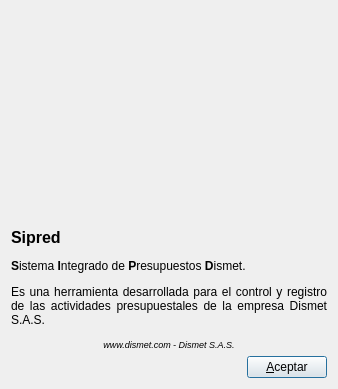
<?xml version="1.0" encoding="UTF-8"?>
<ui version="4.0">
 <class>Dialog</class>
 <widget class="QDialog" name="Dialog">
  <property name="geometry">
   <rect>
    <x>0</x>
    <y>0</y>
    <width>312</width>
    <height>389</height>
   </rect>
  </property>
  <property name="windowTitle">
   <string>Acerca de</string>
  </property>
  <layout class="QGridLayout" name="gridLayout">
   <item row="0" column="0">
    <widget class="QLabel" name="logoLabel">
     <property name="minimumSize">
      <size>
       <width>230</width>
       <height>230</height>
      </size>
     </property>
     <property name="maximumSize">
      <size>
       <width>200</width>
       <height>200</height>
      </size>
     </property>
     <property name="text">
      <string/>
     </property>
     <property name="scaledContents">
      <bool>true</bool>
     </property>
     <property name="alignment">
      <set>Qt::AlignCenter</set>
     </property>
     <property name="margin">
      <number>15</number>
     </property>
    </widget>
   </item>
   <item row="1" column="0" colspan="2">
    <widget class="QLabel" name="label">
     <property name="text">
      <string>&lt;html&gt;&lt;head/&gt;&lt;body&gt;&lt;p&gt;&lt;span style=&quot; font-size:12pt; font-weight:600;&quot;&gt;Sipred&lt;/span&gt;&lt;/p&gt;&lt;p align=&quot;justify&quot;&gt;&lt;span style=&quot; font-weight:600;&quot;&gt;S&lt;/span&gt;istema &lt;span style=&quot; font-weight:600;&quot;&gt;I&lt;/span&gt;ntegrado de &lt;span style=&quot; font-weight:600;&quot;&gt;P&lt;/span&gt;resupuestos &lt;span style=&quot; font-weight:600;&quot;&gt;D&lt;/span&gt;ismet. &lt;/p&gt;&lt;p align=&quot;justify&quot;&gt;Es una herramienta desarrollada para el control y registro de las actividades presupuestales de la empresa Dismet S.A.S.&lt;/p&gt;&lt;p align=&quot;center&quot;&gt;&lt;span style=&quot; font-size:7pt; font-style:italic;&quot;&gt;www.dismet.com - Dismet S.A.S.&lt;/span&gt;&lt;/p&gt;&lt;/body&gt;&lt;/html&gt;</string>
     </property>
     <property name="wordWrap">
      <bool>true</bool>
     </property>
    </widget>
   </item>
   <item row="2" column="0">
    <spacer name="horizontalSpacer">
     <property name="orientation">
      <enum>Qt::Horizontal</enum>
     </property>
     <property name="sizeHint" stdset="0">
      <size>
       <width>199</width>
       <height>20</height>
      </size>
     </property>
    </spacer>
   </item>
   <item row="2" column="1">
    <widget class="QPushButton" name="pushButton">
     <property name="text">
      <string>&amp;Aceptar</string>
     </property>
    </widget>
   </item>
  </layout>
 </widget>
 <resources/>
 <connections>
  <connection>
   <sender>pushButton</sender>
   <signal>clicked()</signal>
   <receiver>Dialog</receiver>
   <slot>accept()</slot>
   <hints>
    <hint type="sourcelabel">
     <x>230</x>
     <y>156</y>
    </hint>
    <hint type="destinationlabel">
     <x>137</x>
     <y>145</y>
    </hint>
   </hints>
  </connection>
 </connections>
</ui>
